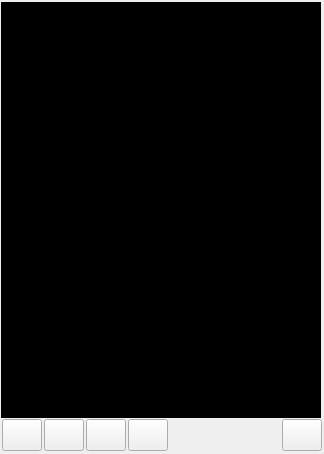
<?xml version="1.0" encoding="UTF-8"?>
<ui version="4.0">
 <class>ColibriMainWindow</class>
 <widget class="QMainWindow" name="ColibriMainWindow">
  <property name="geometry">
   <rect>
    <x>0</x>
    <y>0</y>
    <width>324</width>
    <height>454</height>
   </rect>
  </property>
  <property name="sizePolicy">
   <sizepolicy hsizetype="Fixed" vsizetype="Fixed">
    <horstretch>0</horstretch>
    <verstretch>0</verstretch>
   </sizepolicy>
  </property>
  <property name="windowTitle">
   <string>Colibri</string>
  </property>
  <property name="windowIcon">
   <iconset>
    <normaloff>:/icons/Colibri128.png</normaloff>:/icons/Colibri128.png</iconset>
  </property>
  <property name="styleSheet">
   <string notr="true"/>
  </property>
  <widget class="QWidget" name="centralWidget">
   <property name="sizePolicy">
    <sizepolicy hsizetype="Expanding" vsizetype="Expanding">
     <horstretch>0</horstretch>
     <verstretch>0</verstretch>
    </sizepolicy>
   </property>
   <layout class="QVBoxLayout" name="verticalLayout">
    <property name="spacing">
     <number>1</number>
    </property>
    <property name="margin">
     <number>1</number>
    </property>
    <item>
     <widget class="QWidget" name="iphoneScreenWidget" native="true">
      <property name="sizePolicy">
       <sizepolicy hsizetype="Fixed" vsizetype="Fixed">
        <horstretch>0</horstretch>
        <verstretch>0</verstretch>
       </sizepolicy>
      </property>
      <property name="minimumSize">
       <size>
        <width>322</width>
        <height>450</height>
       </size>
      </property>
      <layout class="QVBoxLayout" name="verticalLayout_2">
       <property name="spacing">
        <number>0</number>
       </property>
       <property name="margin">
        <number>0</number>
       </property>
       <item>
        <widget class="QLabel" name="imageLabel">
         <property name="sizePolicy">
          <sizepolicy hsizetype="Fixed" vsizetype="Fixed">
           <horstretch>0</horstretch>
           <verstretch>0</verstretch>
          </sizepolicy>
         </property>
         <property name="minimumSize">
          <size>
           <width>320</width>
           <height>416</height>
          </size>
         </property>
         <property name="maximumSize">
          <size>
           <width>320</width>
           <height>416</height>
          </size>
         </property>
         <property name="styleSheet">
          <string notr="true">background-color: rgba(0,0,0,255);</string>
         </property>
         <property name="pixmap">
          <pixmap resource="../colibri.qrc">:/icons/Interface-montage-splash.png</pixmap>
         </property>
         <property name="scaledContents">
          <bool>false</bool>
         </property>
         <property name="alignment">
          <set>Qt::AlignCenter</set>
         </property>
        </widget>
       </item>
       <item>
        <widget class="QWidget" name="widget_2" native="true">
         <property name="maximumSize">
          <size>
           <width>16777215</width>
           <height>70</height>
          </size>
         </property>
         <layout class="QHBoxLayout" name="horizontalLayout_3">
          <property name="spacing">
           <number>2</number>
          </property>
          <property name="margin">
           <number>1</number>
          </property>
          <item>
           <widget class="QPushButton" name="camButton">
            <property name="sizePolicy">
             <sizepolicy hsizetype="Minimum" vsizetype="Preferred">
              <horstretch>0</horstretch>
              <verstretch>0</verstretch>
             </sizepolicy>
            </property>
            <property name="toolTip">
             <string>Activate camera grabbing</string>
            </property>
            <property name="statusTip">
             <string>Toggle webcam input</string>
            </property>
            <property name="text">
             <string/>
            </property>
            <property name="icon">
             <iconset resource="../colibri.qrc">
              <normaloff>:/icons/camera-web.png</normaloff>:/icons/camera-web.png</iconset>
            </property>
            <property name="checkable">
             <bool>true</bool>
            </property>
           </widget>
          </item>
          <item>
           <widget class="QPushButton" name="movieButton">
            <property name="sizePolicy">
             <sizepolicy hsizetype="Minimum" vsizetype="Preferred">
              <horstretch>0</horstretch>
              <verstretch>0</verstretch>
             </sizepolicy>
            </property>
            <property name="toolTip">
             <string>Open a movie file</string>
            </property>
            <property name="statusTip">
             <string>Open a movie file</string>
            </property>
            <property name="text">
             <string/>
            </property>
            <property name="icon">
             <iconset resource="../colibri.qrc">
              <normaloff>:/icons/media-playback-start.png</normaloff>:/icons/media-playback-start.png</iconset>
            </property>
            <property name="checkable">
             <bool>true</bool>
            </property>
           </widget>
          </item>
          <item>
           <widget class="QPushButton" name="fileButton">
            <property name="sizePolicy">
             <sizepolicy hsizetype="Preferred" vsizetype="Preferred">
              <horstretch>0</horstretch>
              <verstretch>0</verstretch>
             </sizepolicy>
            </property>
            <property name="toolTip">
             <string>Open a picture file</string>
            </property>
            <property name="styleSheet">
             <string notr="true"/>
            </property>
            <property name="text">
             <string/>
            </property>
            <property name="icon">
             <iconset resource="../colibri.qrc">
              <normaloff>:/icons/image-jpeg.png</normaloff>:/icons/image-jpeg.png</iconset>
            </property>
            <property name="shortcut">
             <string>Ctrl+O</string>
            </property>
           </widget>
          </item>
          <item>
           <widget class="QPushButton" name="deskButton">
            <property name="sizePolicy">
             <sizepolicy hsizetype="Minimum" vsizetype="Preferred">
              <horstretch>0</horstretch>
              <verstretch>0</verstretch>
             </sizepolicy>
            </property>
            <property name="toolTip">
             <string>Grab screen behind the window</string>
            </property>
            <property name="text">
             <string/>
            </property>
            <property name="icon">
             <iconset resource="../colibri.qrc">
              <normaloff>:/icons/video-display.png</normaloff>:/icons/video-display.png</iconset>
            </property>
           </widget>
          </item>
          <item>
           <spacer name="horizontalSpacer">
            <property name="orientation">
             <enum>Qt::Horizontal</enum>
            </property>
            <property name="sizeHint" stdset="0">
             <size>
              <width>40</width>
              <height>20</height>
             </size>
            </property>
           </spacer>
          </item>
          <item>
           <widget class="QPushButton" name="snapButton">
            <property name="sizePolicy">
             <sizepolicy hsizetype="Minimum" vsizetype="Preferred">
              <horstretch>0</horstretch>
              <verstretch>0</verstretch>
             </sizepolicy>
            </property>
            <property name="toolTip">
             <string>Save snapshot in your Desktop directory</string>
            </property>
            <property name="text">
             <string/>
            </property>
            <property name="icon">
             <iconset resource="../colibri.qrc">
              <normaloff>:/icons/camera-photo.png</normaloff>:/icons/camera-photo.png</iconset>
            </property>
           </widget>
          </item>
         </layout>
        </widget>
       </item>
      </layout>
     </widget>
    </item>
   </layout>
  </widget>
 </widget>
 <layoutdefault spacing="6" margin="11"/>
 <resources>
  <include location="../colibri.qrc"/>
 </resources>
 <connections/>
</ui>
